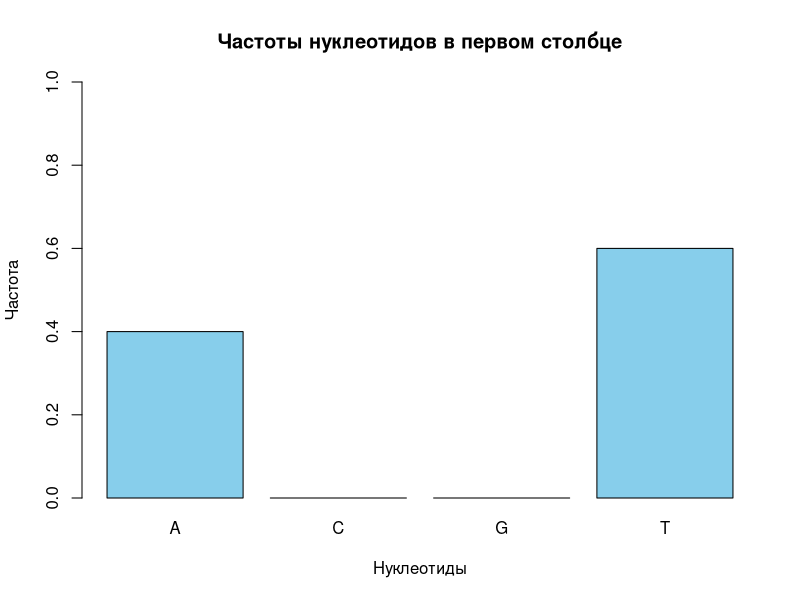

R code for this plot:
motifs2 <- matrix(c(
  "a", "C", "g", "G", "T", "A", "A", "t", "t", "C", "a", "G",
  "t", "G", "G", "G", "C", "A", "A", "T", "t", "C", "C", "a",
  "A", "C", "G", "t", "t", "A", "A", "t", "t", "C", "G", "G",
  "T", "G", "C", "G", "G", "G", "A", "t", "t", "C", "C", "C",
  "t", "C", "G", "a", "A", "A", "A", "t", "t", "C", "a", "G",
  "A", "C", "G", "G", "C", "G", "A", "a", "t", "T", "C", "C",
  "T", "C", "G", "t", "G", "A", "A", "t", "t", "a", "C", "G",
  "t", "C", "G", "G", "G", "A", "A", "t", "t", "C", "a", "C",
  "A", "G", "G", "G", "T", "A", "A", "t", "t", "C", "C", "G",
  "t", "C", "G", "G", "A", "A", "A", "a", "t", "C", "a", "C"
), nrow = 10, byrow = TRUE)

motifs2 <- toupper(motifs2)

count_matrix <- apply(motifs2, 2, function(col) table(factor(col, levels = c("A", "C", "G", "T"))))

profile_matrix <- apply(count_matrix, 2, function(x) {x / sum(x)})

scoreMotifs <- function(motif_matrix) {
  count_matrix <- apply(motif_matrix, 2, function(x) {
    table(factor(x, levels = c("A", "C", "G", "T")))})
  
  consensus <- apply(count_matrix, 2, function(x) {
    c("A", "C", "G", "T")[which.max(x)]})
  
  score <- 0
  for (i in 1:ncol(motif_matrix)) {
    score <- score + sum(motif_matrix[, i] != consensus[i])}
  
  return(score)

}

motif_score <- scoreMotifs(motifs2)


getConsensus <- function(motif_matrix) {
  count_matrix <- apply(motif_matrix, 2, function(x) {
    table(factor(x, levels = c("A", "C", "G", "T")))
  })
  
  consensus <- apply(count_matrix, 2, function(x) {
    c("A", "C", "G", "T")[which.max(x)]
  })
  
  return(paste(consensus, collapse = ""))
}

consensus_seq <- getConsensus(motifs2)

first_col_freq <- count_matrix[, 1] / sum(count_matrix[, 1])

barplot(first_col_freq, 
        col = "skyblue", 
        main = "Частоты нуклеотидов в первом столбце",
        xlab = "Нуклеотиды", 
        ylab = "Частота",
        ylim = c(0, 1))
